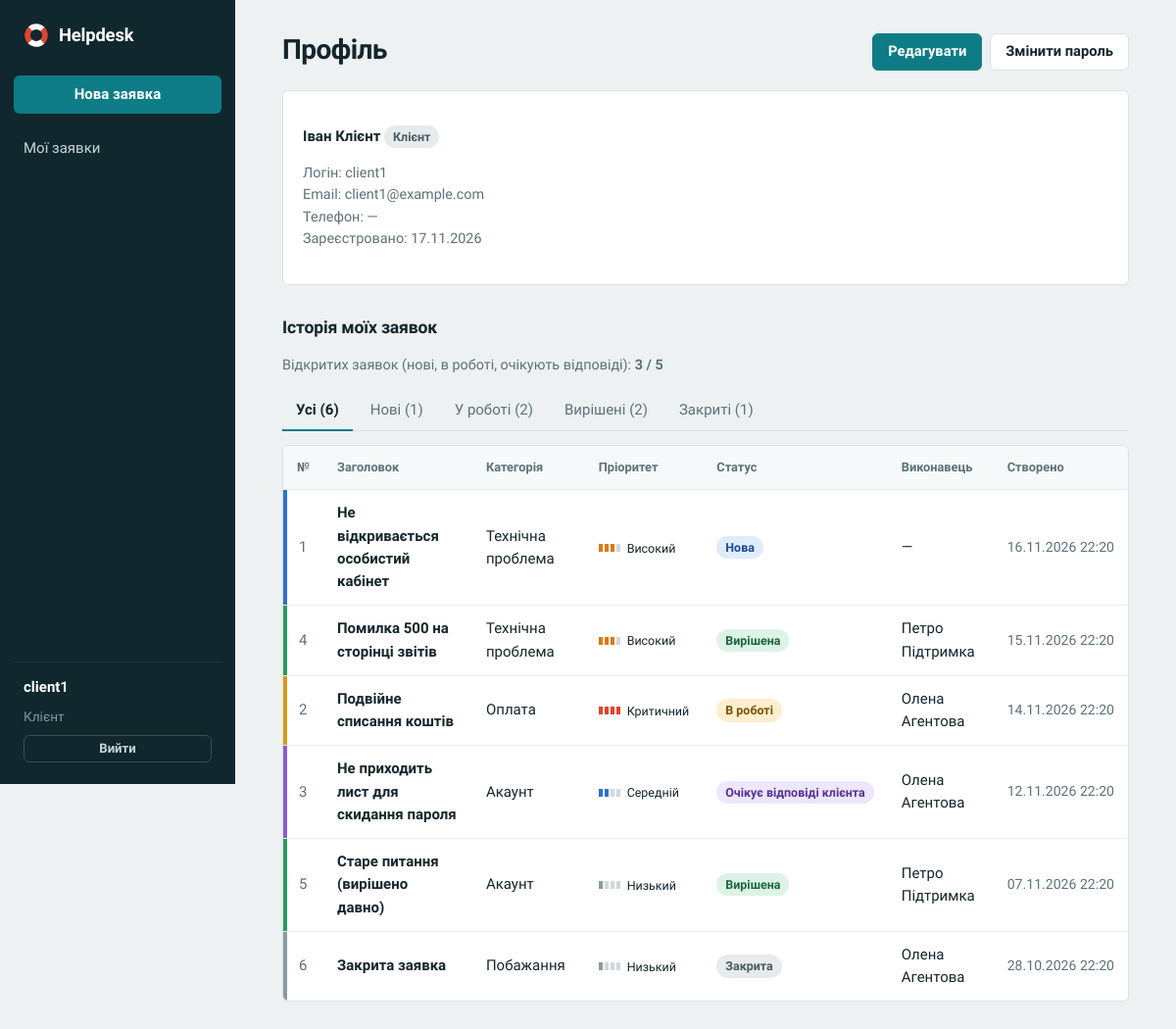
The app's page /accounts/profile/ (signed in) with its own data.
### accounts/models.py (models this page shows, shortened)
class User(AbstractUser):
    class Role(models.TextChoices):
        CLIENT = "client", "Клієнт"
        AGENT = "agent", "Агент"
        MANAGER = "manager", "Менеджер"
    role = models.CharField("Роль", max_length=10, choices=Role.choices, default=Role.CLIENT)
    phone = models.CharField("Телефон", max_length=30, blank=True)
    bio = models.TextField("Про себе", blank=True)
    @property
    def is_client(self):
        return self.role == self.Role.CLIENT
    @property
    def is_manager(self):
        return self.role == self.Role.MANAGER
    @property
    def display_name(self):
        return self.get_full_name() or self.username
    def __str__(self):
        return self.display_name

### tickets/models.py (models this page shows, shortened)
class Ticket(models.Model):
    class Status(models.TextChoices):
        NEW = "new", "Нова"
        IN_PROGRESS = "in_progress", "В роботі"
        WAITING = "waiting_client", "Очікує відповіді клієнта"
        RESOLVED = "resolved", "Вирішена"
        CLOSED = "closed", "Закрита"
        REJECTED = "rejected", "Відхилена"
    class Priority(models.IntegerChoices):  # числа - щоб працювало сортування
        LOW = 1, "Низький"
        MEDIUM = 2, "Середній"
        HIGH = 3, "Високий"
        CRITICAL = 4, "Критичний"
    title = models.CharField("Заголовок", max_length=200)
    description = models.TextField("Опис")
    category = models.ForeignKey(Category, verbose_name="Категорія", null=True, blank=True,
                                 on_delete=models.SET_NULL, related_name="tickets")
    priority = models.PositiveSmallIntegerField("Пріоритет", choices=Priority.choices, default=Priority.MEDIUM)
    status = models.CharField("Статус", max_length=20, choices=Status.choices, default=Status.NEW)
    author = models.ForeignKey(settings.AUTH_USER_MODEL, verbose_name="Автор", on_delete=models.CASCADE,
                               related_name="tickets_created")
    assignee = models.ForeignKey(settings.AUTH_USER_MODEL, verbose_name="Виконавець", null=True, blank=True,
                                 on_delete=models.SET_NULL, related_name="tickets_assigned")
    created_at = models.DateTimeField("Створено", auto_now_add=True)
    updated_at = models.DateTimeField("Оновлено", auto_now=True)
    resolved_at = models.DateTimeField("Вирішено", null=True, blank=True)
    class Meta:
        ordering = ["-created_at"]
        verbose_name = "Заявка"
        verbose_name_plural = "Заявки"

class Category(models.Model):
    name = models.CharField("Назва", max_length=80, unique=True)
    class Meta:
        ordering = ["name"]
        verbose_name = "Категорія"
        verbose_name_plural = "Категорії"
    def __str__(self):
        return self.name

### accounts/views.py (the view, shortened to what this page needs)
# urls.py: path("profile/", views.profile, name="profile"),
@login_required
def profile(request):
    user = request.user
    ctx = {}
    if user.is_client:
        tab = request.GET.get("tab", "all")
        if tab not in CLIENT_TABS:
            tab = "all"
        mine = Ticket.objects.filter(author=user).select_related("category", "assignee")
        counts = {}
        for key, (_, statuses) in CLIENT_TABS.items():
            counts[key] = mine.count() if statuses is None else mine.filter(status__in=statuses).count()
        statuses = CLIENT_TABS[tab][1]
        tickets = mine if statuses is None else mine.filter(status__in=statuses)
        ctx.update(
            tabs=[(k, v[0], counts[k]) for k, v in CLIENT_TABS.items()], tab=tab,
            tickets=tickets.order_by("-created_at"),
            open_count=services.count_open(user), open_limit=services.MAX_OPEN_FOR_CLIENT,
        )
    else:
        ctx.update(services.global_stats())
    return render(request, "accounts/profile.html", ctx)

### tickets/services.py (called while the page is built)
def count_open(user):
    return Ticket.objects.filter(author=user, status__in=OPEN_STATUSES).count()

### templates/accounts/profile.html (shortened to what this page needs)
{% extends "base.html" %}
{% block content %}
<div class="toolbar"><h1>Профіль</h1>
  <div class="actions"><a class="btn" href="{% url 'profile_edit' %}">Редагувати</a>
  <a class="btn secondary" href="{% url 'password_change' %}">Змінити пароль</a></div></div>
<div class="card">
  <p><b>{{ user.display_name }}</b> <span class="badge">{{ user.get_role_display }}</span></p>
  <p class="meta">Логін: {{ user.username }}<br>Email: {{ user.email|default:"—" }}<br>Телефон: {{ user.phone|default:"—" }}<br>Зареєстровано: {{ user.date_joined|date:"d.m.Y" }}</p>
</div>
{% if user.is_client %}
  <h2>Історія моїх заявок</h2>
  <p class="meta">Відкритих заявок (нові, в роботі, очікують відповіді): <b>{{ open_count }} / {{ open_limit }}</b></p>
  <div class="tabs">{% for key, label, n in tabs %}<a class="{% if tab == key %}on{% endif %}" href="?tab={{ key }}">{{ label }} ({{ n }})</a>{% endfor %}</div>
  {% if tickets %}{% include "_ticket_rows.html" with show_assignee=True %}{% else %}<div class="empty">Заявок немає.</div>{% endif %}
{% else %}
  {% include "manage/_stats.html" %}
{% endif %}
{% endblock %}

### templates/base.html (shortened to what this page needs)
{% load static %}<!doctype html>
<html lang="uk">
<head>
  <link rel="stylesheet" href="{% static 'style.css' %}">
</head>
<body>
{% with url_name=request.resolver_match.url_name %}
{% if user.is_authenticated %}
<div class="shell">
  <aside class="side">
    <a class="brand" href="{% url 'ticket_list' %}">{% include "_logo.html" %}Helpdesk</a>
    <nav>
      <a class="new" href="{% url 'ticket_create' %}">Нова заявка</a>
      <a href="{% url 'ticket_list' %}" class="{% if url_name == 'ticket_list' or url_name == 'ticket_detail' %}on{% endif %}">{% if user.is_client %}Мої заявки{% else %}Заявки{% endif %}</a>
    </nav>
    <div class="me">
      <a href="{% url 'profile' %}">{{ user.username }}</a>
      <span class="role">{{ user.get_role_display }}</span>
      <form method="post" action="{% url 'logout' %}">{% csrf_token %}<button class="btn secondary sm">Вийти</button></form>
    </div>
  </aside>
  <main><div class="page">
{% endif %}
    {% block content %}{% endblock %}
{% if user.is_authenticated %}
  </div></main>
</div>
{% else %}
    </div>
    <div style="margin-bottom:auto"></div>
  </section>
</div>
{% endif %}
{% endwith %}
</body>
</html>

### templates/_ticket_rows.html
<div class="table-wrap"><table>
  <tr><th>№</th><th>Заголовок</th><th>Категорія</th><th>Пріоритет</th><th>Статус</th>{% if not user.is_client or show_assignee %}<th>Виконавець</th>{% endif %}<th>Створено</th></tr>
  {% for t in tickets %}
  <tr class="st-{{ t.status }}">
    <td class="num">{{ t.pk }}</td>
    <td><a class="t-title" href="{% url 'ticket_detail' t.pk %}">{{ t.title }}</a></td>
    <td>{{ t.category|default:"—" }}</td>
    <td><span class="badge p{{ t.priority }}">{{ t.get_priority_display }}</span></td>
    <td><span class="badge {{ t.status }}">{{ t.get_status_display }}</span></td>
    {% if not user.is_client or show_assignee %}<td>{{ t.assignee|default:"—" }}</td>{% endif %}
    <td class="when">{{ t.created_at|date:"d.m.Y H:i" }}</td>
  </tr>
  {% endfor %}
</table></div>

### records on screen
User: username "client1", role "Клієнт", display_name "Іван Клієнт", email "client1@example.com", phone "—", date_joined "17.11.2026"
Ticket: pk "1", title "Не відкривається особистий кабінет", category "Технічна проблема", priority "Високий", status "Нова", assignee "—", created_at "16.11.2026 22:20"
Ticket: pk "4", title "Помилка 500 на сторінці звітів", category "Технічна проблема", priority "Високий", status "Вирішена", assignee "Петро Підтримка", created_at "15.11.2026 22:20"
Ticket: pk "2", title "Подвійне списання коштів", category "Оплата", priority "Критичний", status "В роботі", assignee "Олена Агентова", created_at "14.11.2026 22:20"
Ticket: pk "3", title "Не приходить лист для скидання пароля", category "Акаунт", priority "Середній", status "Очікує відповіді клієнта", assignee "Олена Агентова", created_at "12.11.2026 22:20"
Ticket: pk "5", title "Старе питання (вирішено давно)", category "Акаунт", priority "Низький", status "Вирішена", assignee "Петро Підтримка", created_at "07.11.2026 22:20"
Ticket: pk "6", title "Закрита заявка", category "Побажання", priority "Низький", status "Закрита", assignee "Олена Агентова", created_at "28.10.2026 22:20"

### other values on screen
{{ open_count }} "3"
{{ open_limit }} "5"
{{ label }} "Усі" "Нові" "У роботі" "Вирішені" "Закриті"
{{ n }} "6" "1" "2" "2" "1"
